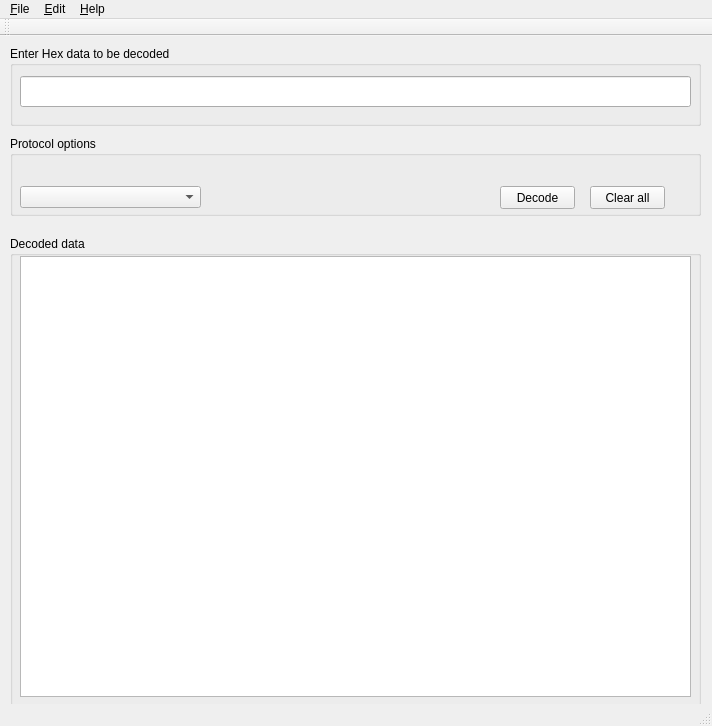
<?xml version="1.0" encoding="UTF-8"?>
<ui version="4.0">
 <class>MainWindow</class>
 <widget class="QMainWindow" name="MainWindow">
  <property name="geometry">
   <rect>
    <x>0</x>
    <y>0</y>
    <width>712</width>
    <height>726</height>
   </rect>
  </property>
  <property name="sizePolicy">
   <sizepolicy hsizetype="MinimumExpanding" vsizetype="MinimumExpanding">
    <horstretch>0</horstretch>
    <verstretch>0</verstretch>
   </sizepolicy>
  </property>
  <property name="windowTitle">
   <string>3GPP Decoder</string>
  </property>
  <property name="windowIcon">
   <iconset resource="images.qrc">
    <normaloff>:/images/decoder.png</normaloff>:/images/decoder.png</iconset>
  </property>
  <widget class="QWidget" name="centralWidget">
   <widget class="QGroupBox" name="groupBox">
    <property name="geometry">
     <rect>
      <x>10</x>
      <y>10</y>
      <width>691</width>
      <height>80</height>
     </rect>
    </property>
    <property name="title">
     <string>Enter Hex data to be decoded</string>
    </property>
    <widget class="QLineEdit" name="lineEditData">
     <property name="geometry">
      <rect>
       <x>10</x>
       <y>30</y>
       <width>671</width>
       <height>31</height>
      </rect>
     </property>
    </widget>
   </widget>
   <widget class="QGroupBox" name="groupBox_2">
    <property name="geometry">
     <rect>
      <x>10</x>
      <y>100</y>
      <width>691</width>
      <height>80</height>
     </rect>
    </property>
    <property name="title">
     <string>Protocol options</string>
    </property>
    <widget class="QComboBox" name="comboBoxProtocol">
     <property name="geometry">
      <rect>
       <x>10</x>
       <y>50</y>
       <width>181</width>
       <height>22</height>
      </rect>
     </property>
     <property name="currentText">
      <string/>
     </property>
    </widget>
    <widget class="QPushButton" name="pushButtonDecode">
     <property name="geometry">
      <rect>
       <x>490</x>
       <y>50</y>
       <width>75</width>
       <height>23</height>
      </rect>
     </property>
     <property name="text">
      <string>Decode</string>
     </property>
    </widget>
    <widget class="QPushButton" name="pushButtonClear">
     <property name="geometry">
      <rect>
       <x>580</x>
       <y>50</y>
       <width>75</width>
       <height>23</height>
      </rect>
     </property>
     <property name="text">
      <string>Clear all</string>
     </property>
    </widget>
    <widget class="QWidget" name="layoutWidget">
     <property name="geometry">
      <rect>
       <x>10</x>
       <y>20</y>
       <width>299</width>
       <height>21</height>
      </rect>
     </property>
     <layout class="QHBoxLayout" name="horizontalLayout">
      <property name="spacing">
       <number>10</number>
      </property>
      <item>
       <widget class="QRadioButton" name="radioButtonGsm">
        <property name="text">
         <string>GSM</string>
        </property>
       </widget>
      </item>
      <item>
       <widget class="QRadioButton" name="radioButtonUmts">
        <property name="text">
         <string>UMTS</string>
        </property>
       </widget>
      </item>
      <item>
       <widget class="QRadioButton" name="radioButtonLte">
        <property name="text">
         <string>LTE</string>
        </property>
        <property name="checked">
         <bool>true</bool>
        </property>
       </widget>
      </item>
      <item>
       <widget class="QRadioButton" name="radioButton5G">
        <property name="text">
         <string>5G</string>
        </property>
       </widget>
      </item>
     </layout>
    </widget>
   </widget>
   <widget class="QGroupBox" name="groupBox_3">
    <property name="geometry">
     <rect>
      <x>10</x>
      <y>200</y>
      <width>691</width>
      <height>471</height>
     </rect>
    </property>
    <property name="sizePolicy">
     <sizepolicy hsizetype="Expanding" vsizetype="Expanding">
      <horstretch>0</horstretch>
      <verstretch>0</verstretch>
     </sizepolicy>
    </property>
    <property name="title">
     <string>Decoded data</string>
    </property>
    <widget class="QTextEdit" name="textEditDecoded">
     <property name="geometry">
      <rect>
       <x>10</x>
       <y>20</y>
       <width>671</width>
       <height>441</height>
      </rect>
     </property>
    </widget>
   </widget>
  </widget>
  <widget class="QMenuBar" name="menuBar">
   <property name="geometry">
    <rect>
     <x>0</x>
     <y>0</y>
     <width>712</width>
     <height>26</height>
    </rect>
   </property>
   <widget class="QMenu" name="menu_File">
    <property name="title">
     <string>&amp;File</string>
    </property>
    <addaction name="action_Preference"/>
    <addaction name="action_Exit"/>
   </widget>
   <widget class="QMenu" name="menu_Edit">
    <property name="title">
     <string>&amp;Edit</string>
    </property>
    <addaction name="action_Copy"/>
    <addaction name="action_Cut"/>
    <addaction name="action_Paste"/>
   </widget>
   <widget class="QMenu" name="menu_Help">
    <property name="title">
     <string>&amp;Help</string>
    </property>
    <addaction name="action_About_Decoder"/>
   </widget>
   <addaction name="menu_File"/>
   <addaction name="menu_Edit"/>
   <addaction name="menu_Help"/>
  </widget>
  <widget class="QToolBar" name="mainToolBar">
   <attribute name="toolBarArea">
    <enum>TopToolBarArea</enum>
   </attribute>
   <attribute name="toolBarBreak">
    <bool>false</bool>
   </attribute>
  </widget>
  <widget class="QStatusBar" name="statusBar"/>
  <action name="action_Exit">
   <property name="text">
    <string>&amp;Exit</string>
   </property>
  </action>
  <action name="action_Copy">
   <property name="text">
    <string>&amp;Copy</string>
   </property>
  </action>
  <action name="action_Paste">
   <property name="text">
    <string>&amp;Paste</string>
   </property>
  </action>
  <action name="action_Cut">
   <property name="text">
    <string>&amp;Cut</string>
   </property>
  </action>
  <action name="action_About_Decoder">
   <property name="text">
    <string>&amp;About Decoder</string>
   </property>
  </action>
  <action name="action_Preference">
   <property name="text">
    <string>&amp;Preference</string>
   </property>
  </action>
 </widget>
 <layoutdefault spacing="6" margin="11"/>
 <resources>
  <include location="images.qrc"/>
 </resources>
 <connections/>
</ui>
